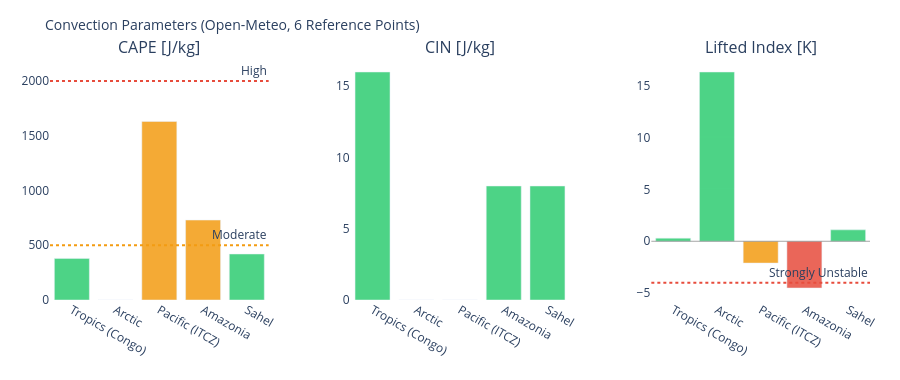

The notebook cell saved with this chart:
### Markdown cell above
---
## 3. Visualizations

### Code cell
# ============================================================
# CAPE / CIN / LIFTED INDEX – Convection potential
# ============================================================

if not df_atm.empty:
    fig = make_subplots(
        rows=1, cols=3,
        subplot_titles=['CAPE [J/kg]', 'CIN [J/kg]', 'Lifted Index [K]'],
        horizontal_spacing=0.1
    )
    pts = df_atm['point'].tolist()
    pt_colors = ['#E85D24','#185FA5','#888780','#378ADD','#639922','#F2A623']

    # CAPE – höher = mehr Gewitterpotential
    cape_vals = df_atm['cape'].fillna(0).tolist()
    cape_colors = ['#e74c3c' if v > 2000 else '#f39c12' if v > 500 else '#2ecc71'
                   for v in cape_vals]
    fig.add_trace(go.Bar(x=pts, y=cape_vals, marker_color=cape_colors,
                         opacity=0.85, showlegend=False), row=1, col=1)
    fig.add_hline(y=2000, line_dash='dot', line_color='#e74c3c',
                  annotation_text='High', row=1, col=1)
    fig.add_hline(y=500,  line_dash='dot', line_color='#f39c12',
                  annotation_text='Moderate', row=1, col=1)

    # CIN – negativer = stärker gedeckelt (weniger Auslöse)
    cin_vals = df_atm['cin'].fillna(0).tolist()
    cin_colors = ['#e74c3c' if v < -200 else '#f39c12' if v < -50 else '#2ecc71'
                  for v in cin_vals]
    fig.add_trace(go.Bar(x=pts, y=cin_vals, marker_color=cin_colors,
                         opacity=0.85, showlegend=False), row=1, col=2)

    # Lifted Index – negativ = instabil
    li_vals = df_atm['li'].fillna(0).tolist()
    li_colors = ['#e74c3c' if v < -4 else '#f39c12' if v < 0 else '#2ecc71'
                 for v in li_vals]
    fig.add_trace(go.Bar(x=pts, y=li_vals, marker_color=li_colors,
                         opacity=0.85, showlegend=False), row=1, col=3)
    fig.add_hline(y=0, line_color='gray', line_width=0.7, row=1, col=3)
    fig.add_hline(y=-4, line_dash='dot', line_color='#e74c3c',
                  annotation_text='Strongly Unstable', row=1, col=3)

    fig.update_layout(
        title=dict(text='Convection Parameters (Open-Meteo, 6 Reference Points)', font=dict(size=14)),
        height=380, plot_bgcolor='rgba(0,0,0,0)', paper_bgcolor='rgba(0,0,0,0)',
        margin=dict(l=50, r=30, t=60, b=80)
    )
    fig.update_xaxes(tickangle=30)
    fig.show()

### Figure 1 — Plotly figure (JSON) as saved in the notebook; plotly's stock layout.template omitted (floating-point values rounded to 4 significant figures)
{"data": [{"marker": {"color": ["#2ecc71", "#2ecc71", "#f39c12", "#f39c12", "#2ecc71"]}, "opacity": 0.85, "showlegend": false, "type": "bar", "x": ["Tropics (Congo)", "Arctic", "Pacific (ITCZ)", "Amazonia", "Sahel"], "xaxis": "x", "y": [380.0, 0.0, 1630.0, 730.0, 420.0], "yaxis": "y"}, {"marker": {"color": ["#2ecc71", "#2ecc71", "#2ecc71", "#2ecc71", "#2ecc71"]}, "opacity": 0.85, "showlegend": false, "type": "bar", "x": ["Tropics (Congo)", "Arctic", "Pacific (ITCZ)", "Amazonia", "Sahel"], "xaxis": "x2", "y": [16.0, 0.0, 0.0, 8.0, 8.0], "yaxis": "y2"}, {"marker": {"color": ["#2ecc71", "#2ecc71", "#f39c12", "#e74c3c", "#2ecc71"]}, "opacity": 0.85, "showlegend": false, "type": "bar", "x": ["Tropics (Congo)", "Arctic", "Pacific (ITCZ)", "Amazonia", "Sahel"], "xaxis": "x3", "y": [0.3, 16.3, -2.1, -4.5, 1.1], "yaxis": "y3"}], "layout": {"annotations": [{"font": {"size": 16}, "showarrow": false, "text": "CAPE [J/kg]", "x": 0.1333, "xanchor": "center", "xref": "paper", "y": 1.0, "yanchor": "bottom", "yref": "paper"}, {"font": {"size": 16}, "showarrow": false, "text": "CIN [J/kg]", "x": 0.5, "xanchor": "center", "xref": "paper", "y": 1.0, "yanchor": "bottom", "yref": "paper"}, {"font": {"size": 16}, "showarrow": false, "text": "Lifted Index [K]", "x": 0.8667, "xanchor": "center", "xref": "paper", "y": 1.0, "yanchor": "bottom", "yref": "paper"}, {"showarrow": false, "text": "High", "x": 1, "xanchor": "right", "xref": "x domain", "y": 2000, "yanchor": "bottom", "yref": "y"}, {"showarrow": false, "text": "Moderate", "x": 1, "xanchor": "right", "xref": "x domain", "y": 500, "yanchor": "bottom", "yref": "y"}, {"showarrow": false, "text": "Strongly Unstable", "x": 1, "xanchor": "right", "xref": "x3 domain", "y": -4, "yanchor": "bottom", "yref": "y3"}], "height": 380, "margin": {"b": 80, "l": 50, "r": 30, "t": 60}, "paper_bgcolor": "rgba(0,0,0,0)", "plot_bgcolor": "rgba(0,0,0,0)", "shapes": [{"line": {"color": "#e74c3c", "dash": "dot"}, "type": "line", "x0": 0, "x1": 1, "xref": "x domain", "y0": 2000, "y1": 2000, "yref": "y"}, {"line": {"color": "#f39c12", "dash": "dot"}, "type": "line", "x0": 0, "x1": 1, "xref": "x domain", "y0": 500, "y1": 500, "yref": "y"}, {"line": {"color": "gray", "width": 0.7}, "type": "line", "x0": 0, "x1": 1, "xref": "x3 domain", "y0": 0, "y1": 0, "yref": "y3"}, {"line": {"color": "#e74c3c", "dash": "dot"}, "type": "line", "x0": 0, "x1": 1, "xref": "x3 domain", "y0": -4, "y1": -4, "yref": "y3"}], "title": {"font": {"size": 14}, "text": "Convection Parameters (Open-Meteo, 6 Reference Points)"}, "xaxis": {"anchor": "y", "domain": [0.0, 0.2667], "tickangle": 30}, "xaxis2": {"anchor": "y2", "domain": [0.3667, 0.6333], "tickangle": 30}, "xaxis3": {"anchor": "y3", "domain": [0.7333, 1.0], "tickangle": 30}, "yaxis": {"anchor": "x", "domain": [0.0, 1.0]}, "yaxis2": {"anchor": "x2", "domain": [0.0, 1.0]}, "yaxis3": {"anchor": "x3", "domain": [0.0, 1.0]}}}
